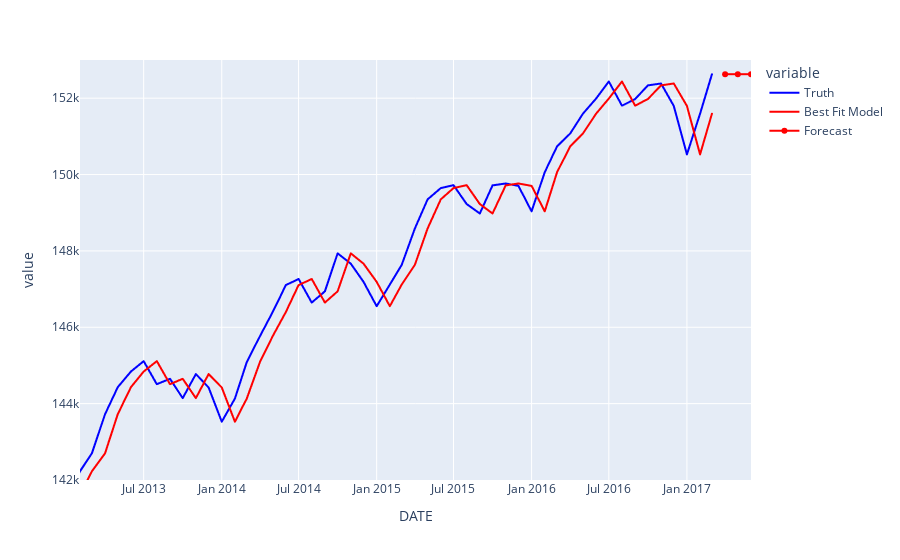

Here is the notebook cell this chart was saved with:
### Code cell
import plotly.graph_objects as go

# Plotting our data

smoothData = pd.DataFrame([employment.values, alphaBest.fittedvalues.values]).T
smoothData.columns = ['Truth', 'Best Fit Model']
smoothData.index = employment.index

fig = px.line(smoothData, y = ['Truth', 'Best Fit Model'], 
        x = smoothData.index,
        color_discrete_map={"Truth": 'blue',
                           'Best Fit Model': 'red'}
       )

fig.update_xaxes(range=[smoothData.index[-50], forecast.index[-1]])
fig.update_yaxes(range=[142000, 153000])


# Incorporating the Forecasts

fig.add_trace(go.Scatter(x=forecast.index, y = forecast.values, name='Forecast', line={'color':'red'}))

### Figure 1 — Plotly figure (JSON) as saved in the notebook; plotly's stock layout.template omitted (floating-point values rounded to 4 significant figures; data arrays with more than 128 entries replaced by an {"elided": "..."} marker saying what was removed)
{"data": [{"hovertemplate": "variable=Truth<br>DATE=%{x}<br>value=%{y}<extra></extra>", "legendgroup": "Truth", "line": {"color": "blue", "dash": "solid"}, "marker": {"symbol": "circle"}, "mode": "lines", "name": "Truth", "showlegend": true, "type": "scattergl", "x": {"elided": "831 str values"}, "xaxis": "x", "y": {"elided": "831 int values"}, "yaxis": "y"}, {"hovertemplate": "variable=Best Fit Model<br>DATE=%{x}<br>value=%{y}<extra></extra>", "legendgroup": "Best Fit Model", "line": {"color": "red", "dash": "solid"}, "marker": {"symbol": "circle"}, "mode": "lines", "name": "Best Fit Model", "showlegend": true, "type": "scattergl", "x": {"elided": "831 str values"}, "xaxis": "x", "y": {"elided": "831 float values"}, "yaxis": "y"}, {"line": {"color": "red"}, "name": "Forecast", "type": "scatter", "x": ["2017-04-01T00:00:00", "2017-05-01T00:00:00", "2017-06-01T00:00:00"], "y": [152600.0, 152600.0, 152600.0]}], "layout": {"legend": {"title": {"text": "variable"}, "tracegroupgap": 0}, "margin": {"t": 60}, "xaxis": {"anchor": "y", "domain": [0, 1], "range": ["2013-02-01T00:00:00", "2017-06-01T00:00:00"], "title": {"text": "DATE"}}, "yaxis": {"anchor": "x", "domain": [0, 1], "range": [142000, 153000], "title": {"text": "value"}}}}
